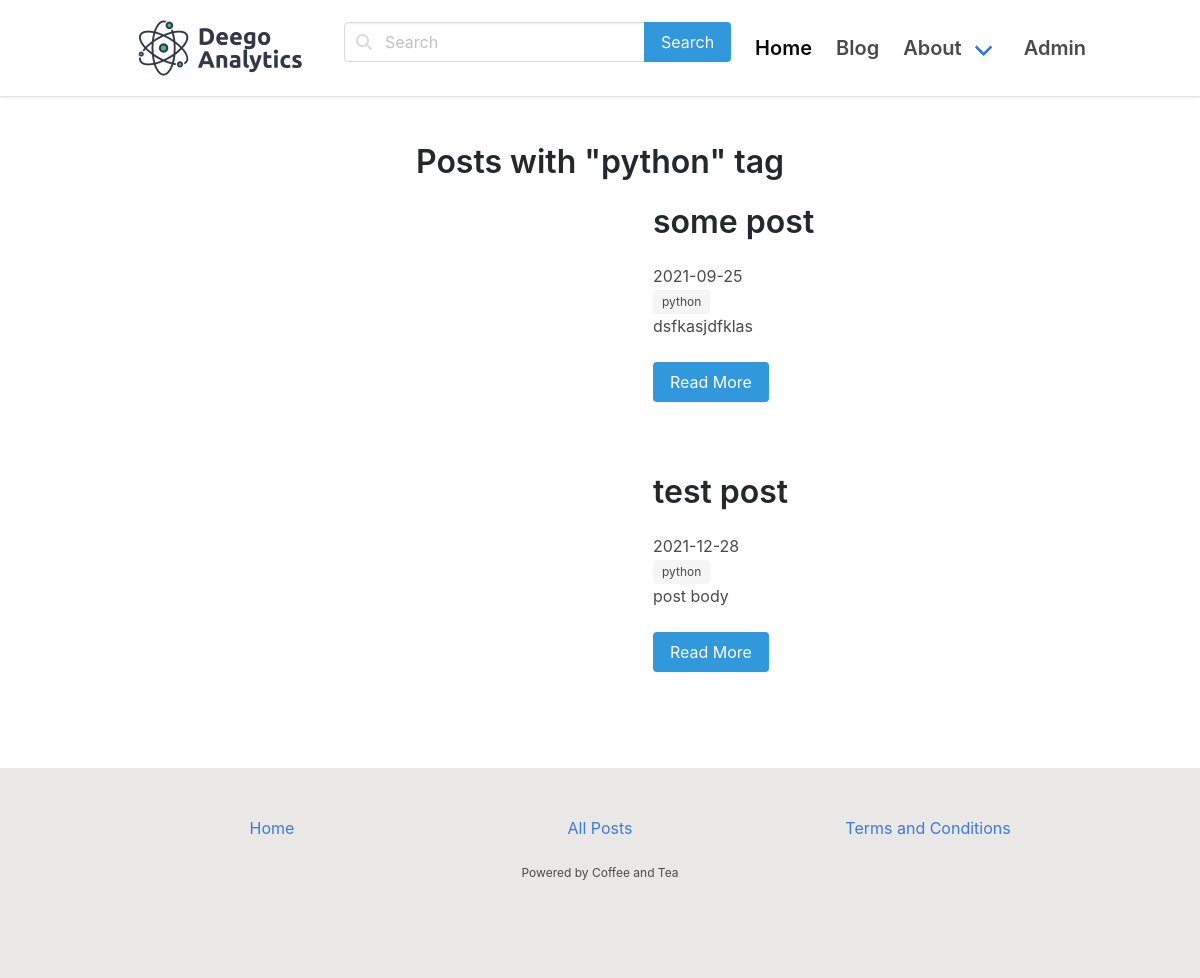
Before: /blog/tags/python (signed in) with the older database file.
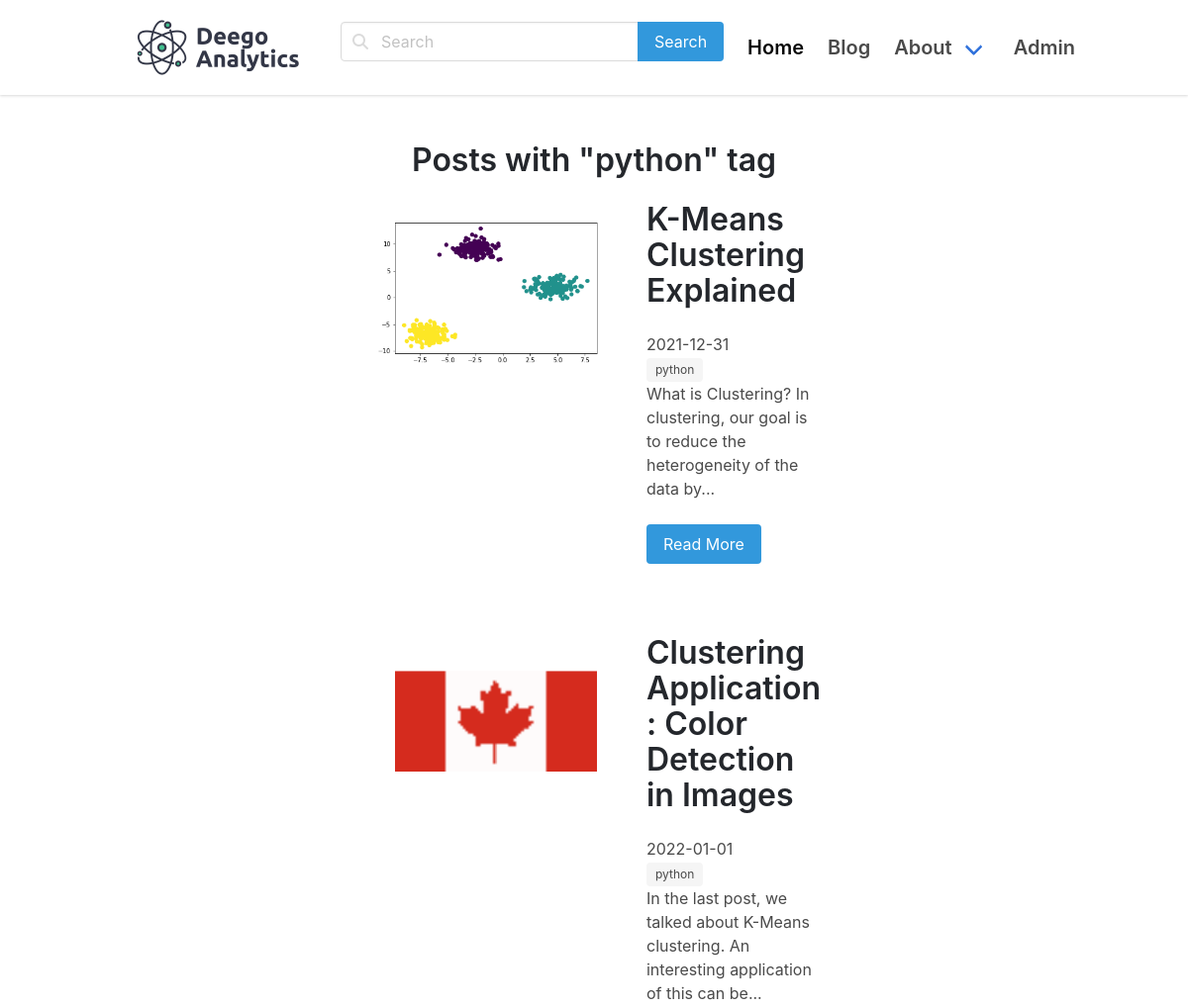
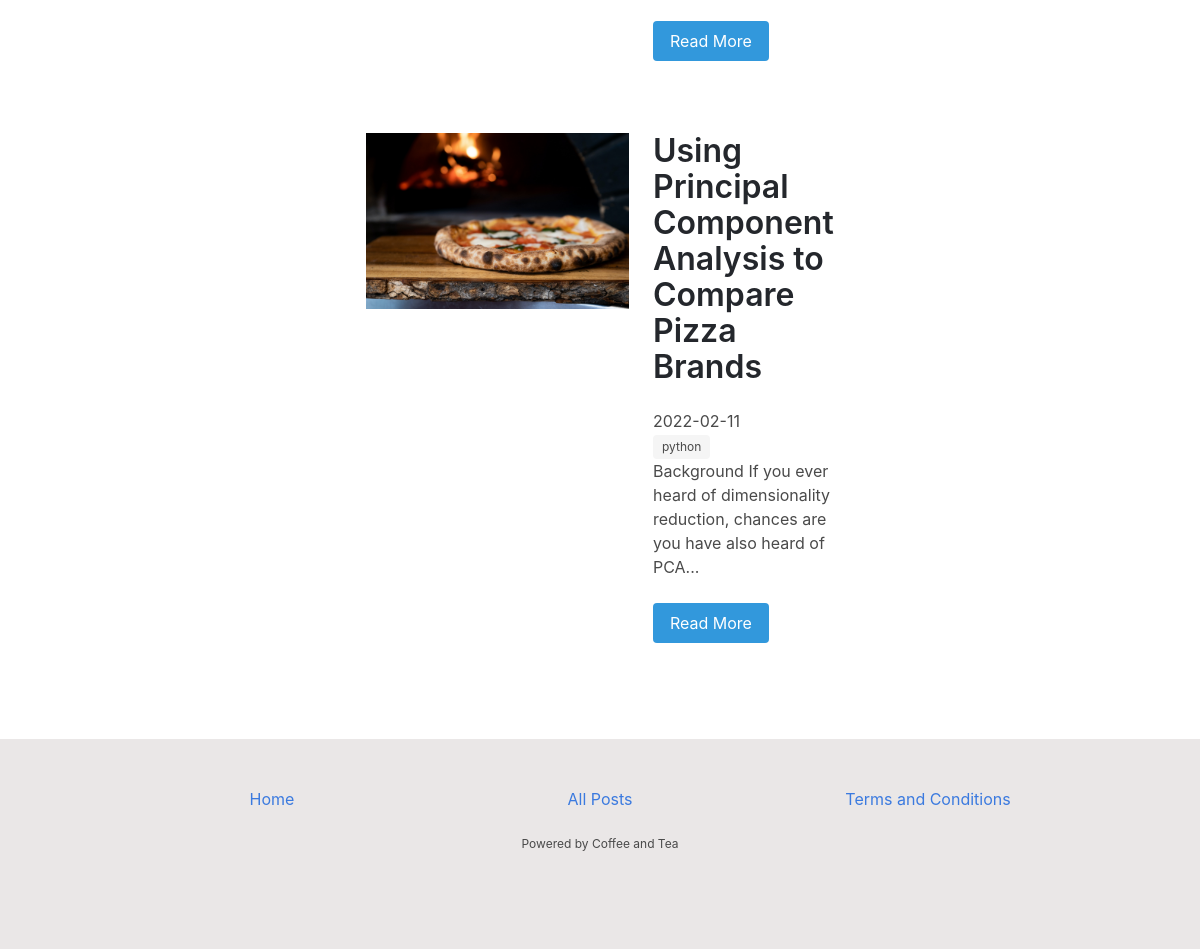
After: the same page with the newer database file (2 pictures, top to bottom).
### models.py (models this page shows, shortened)
class Post(db.Model):
    id = db.Column(db.Integer, primary_key=True)
    title = db.Column(db.String(140))
    slug = db.Column(db.String(140), unique=True)
    body = db.Column(db.Text)
    img_path = db.Column(db.String(100))
    created = db.Column(db.DateTime, default=datetime.now())
    tags = db.relationship('Tag', secondary=posts_tags,
                           backref=db.backref('posts'), lazy='dynamic')

class Tag(db.Model):
    id = db.Column(db.Integer, primary_key=True)
    title = db.Column(db.String(140))
    slug = db.Column(db.String(140), unique=True)

### posts/blueprint.py (the view)
@posts.route('/tags/<slug>')
def tag_detail(slug):
    tag = Tag.query.filter(Tag.slug == slug).first_or_404()
    return render_template('posts/tag_detail.html', tag=tag)

### posts/templates/posts/tag_detail.html (shortened to what this page needs)
{% extends 'base.html' %}  {% block content %}
<section class="hero">
  <div class="hero-body">
    <div class="container has-text-centered">
      <p class="title">Posts with "{{ tag.title }}" tag</p>
    </div>
    <br />
    <div class="container">
      <div class="columns is-multiline">
        {% for post in tag.posts %}
        <div class="column is-one-quarter"></div>
        <div class="column is-half">
          {% include 'posts/includes/card.html' %}
          <br />
        </div>
        <div class="column is-one-quarter"></div>
        {% endfor %}
      </div>
    </div>
  </div>
</section>
{% endblock %}

### posts/templates/posts/includes/card.html
<div class="columns featured-post is-multiline">
  <div class="column is-12 post">
    <article class="columns featured">
      <div class="column is-7 post-img">
        {% if post.img_path %}
          <img src="{{ url_for('static', filename=post.img_path) }}">
        {% else %}
          <img src="https://cdn.emk.dev/templates/featured-image.png" alt="" />
        {% endif %}
      </div>
      <div class="column is-5 featured-content va">
        <div>
          <h1 class="title post-title">{{ post.title }}</h1>
          <time datetime="2016-1-1">{{ post.created.date() }}</time>
          <br />
          {% for tag in post  .tags %}
          <a href="{{ url_for('posts.tag_detail', slug=tag.slug) }}"
            ><span class="tag">{{ tag.title }}</span></a
          >
          {% endfor %}
          <br />
          <p class="post-excerpt">{{ post.body|striptags|truncate(100) }}</p>
          <br />
          <a
            href="{{ url_for('posts.post_detail', slug=post.slug) }}"
            class="button is-info"
            >Read More</a
          >
        </div>
      </div>
    </article>
  </div>
</div>

Changed rows visible on the page:
removed Post: title "some post", created "2021-09-25", body "dsfkasjdfklas", Tag (title "python")
removed Post: title "test post", created "2021-12-28", body "post body", Tag (title "python")
now on this page (row edited): Post: img_path (picture), title "K-Means Clustering Explained", created "2021-12-31", body "What is Clustering? In clustering, our goal is to reduce the heterogeneity of the data by...", Tag (title "python")
now on this page (row edited): Post: img_path (picture), title "Clustering Application: Color Detection in Images", created "2022-01-01", body "In the last post, we talked about K-Means clustering. An interesting application of this can be...", Tag (title "python")
now on this page (row edited): Post: img_path (picture), title "Using Principal Component Analysis to Compare Pizza Brands", created "2022-02-11", body "Background If you ever heard of dimensionality reduction, chances are you have also heard of PCA...", Tag (title "python")
